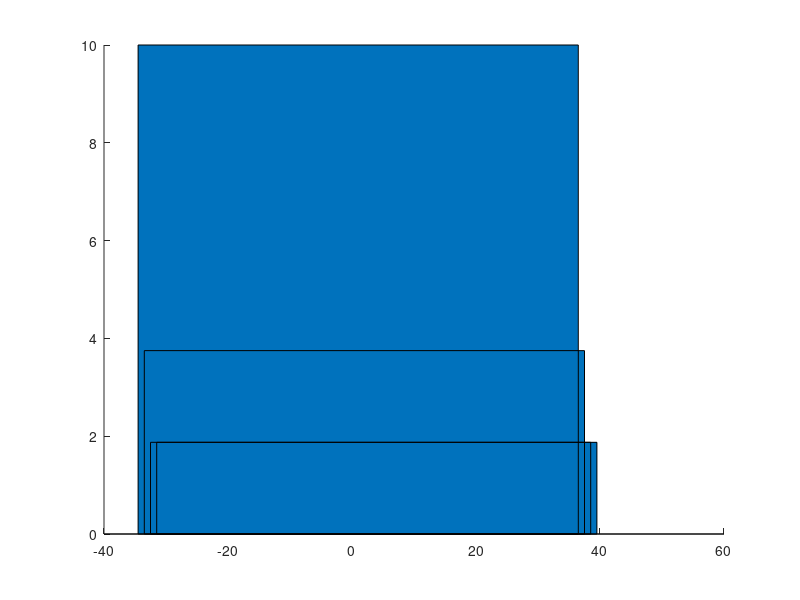

Reproduce this figure in MATLAB. (Note: this script raises an error after producing the figure.)
p1 = 10;

row1 = [+1.0, +0.0, +0.0, +0.0, +0.0, +0.0];
row2 = [+0.3, -1.3, +0.5, +0.5, +0.0, +0.0];
row3 = [+0.0, +0.5, -1.6, +0.6, +0.0, +0.5];
row4 = [+0.0, +0.5, +0.6, -1.6, +0.5, +0.0];
row5 = [+0.0, +0.0, +0.0, +0.0, +1.0, +0.0];
row6 = [+0.0, +0.0, +0.0, +0.0, +0.0, +1.0];

A = [row1; row2; row3; row4; row5; row6];
b = [p1; 0; 0; 0; 0; 0];

x = A\b;

bar(x, 'G');
title("solution");